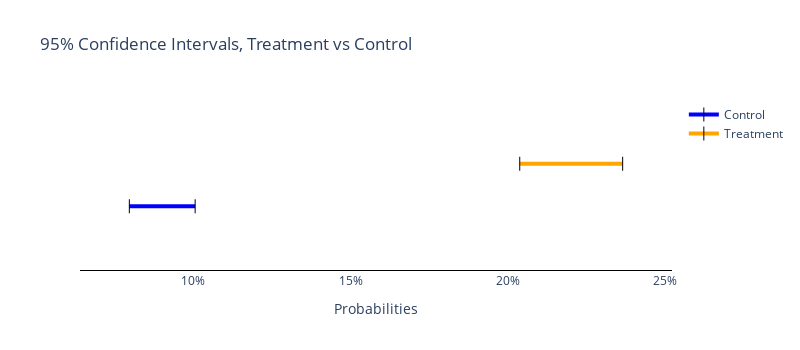

Here is the notebook cell this chart was saved with:
### Markdown cell above
#### Cluster 1: The Unknowns
- Definitely a significant difference between response rates to discount vs BOGO.
- BOGO response rate is approx 8%.
- Discount response rate is approx 23%.

**Verdict:** SBUX should not target users with either promotion. They are unlikely to respond to either.

### Code cell
figs[2]

### Figure 1 — Plotly figure (JSON) as saved in the notebook; plotly's stock layout.template omitted (floating-point values rounded to 4 significant figures)
{"data": [{"line": {"color": "blue", "width": 4}, "marker": {"color": "black", "size": 10, "symbol": "line-ns-open"}, "mode": "lines+markers", "name": "Control", "type": "scatter", "x": [0.07973, 0.1006], "y": [0.75, 0.75]}, {"line": {"color": "orange", "width": 4}, "marker": {"color": "black", "size": 10, "symbol": "line-ns-open"}, "mode": "lines+markers", "name": "Treatment", "type": "scatter", "x": [0.2037, 0.2364], "y": [1.25, 1.25]}], "layout": {"height": 350, "plot_bgcolor": "white", "title": {"text": "95% Confidence Intervals, Treatment vs Control"}, "width": 800, "xaxis": {"linecolor": "black", "range": [0.06406, 0.2521], "showgrid": false, "showline": true, "tickformat": ",.0%", "title": {"text": "Probabilities"}, "zeroline": false}, "yaxis": {"linecolor": "black", "range": [0, 2], "showgrid": false, "showline": true, "visible": false, "zeroline": false}}}
